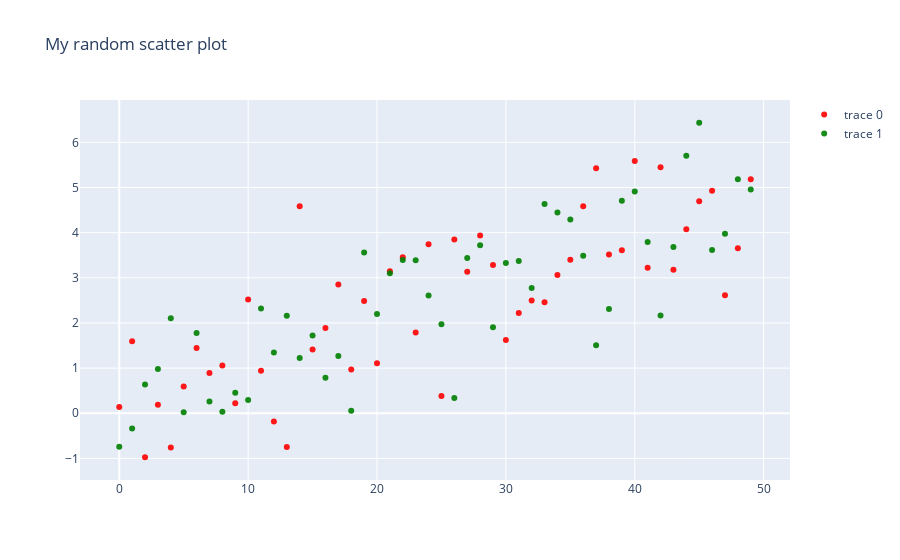

Here is the notebook cell this chart was saved with:
### Code cell
# plot with add_trace(go.Scatter)

fig = go.Figure()
fig.add_trace(go.Scatter(x=x, y=y1, mode='markers', opacity=0.9, line=dict(color="red")))
fig.add_trace(go.Scatter(x=x, y=y2, mode='markers', opacity=0.9, line=dict(color="green")))
fig.layout.title = 'My random scatter plot'

fig.show()

### Figure 1 — Plotly figure (JSON) as saved in the notebook; plotly's stock layout.template omitted (floating-point values rounded to 4 significant figures)
{"data": [{"line": {"color": "red"}, "mode": "markers", "opacity": 0.9, "type": "scatter", "x": [0, 1, 2, 3, 4, 5, 6, 7, 8, 9, 10, 11, 12, 13, 14, 15, 16, 17, 18, 19, 20, 21, 22, 23, 24, 25, 26, 27, 28, 29, 30, 31, 32, 33, 34, 35, 36, 37, 38, 39, 40, 41, 42, 43, 44, 45, 46, 47, 48, 49], "y": [0.1401, 1.592, -0.9746, 0.1865, -0.7613, 0.5914, 1.446, 0.8928, 1.06, 0.2229, 2.518, 0.9389, -0.181, -0.7476, 4.586, 1.414, 1.888, 2.849, 0.9713, 2.484, 1.109, 3.143, 3.454, 1.791, 3.745, 0.3845, 3.849, 3.132, 3.939, 3.282, 1.624, 2.219, 2.496, 2.458, 3.065, 3.402, 4.585, 5.429, 3.517, 3.609, 5.586, 3.224, 5.451, 3.178, 4.075, 4.698, 4.926, 2.616, 3.653, 5.181]}, {"line": {"color": "green"}, "mode": "markers", "opacity": 0.9, "type": "scatter", "x": [0, 1, 2, 3, 4, 5, 6, 7, 8, 9, 10, 11, 12, 13, 14, 15, 16, 17, 18, 19, 20, 21, 22, 23, 24, 25, 26, 27, 28, 29, 30, 31, 32, 33, 34, 35, 36, 37, 38, 39, 40, 41, 42, 43, 44, 45, 46, 47, 48, 49], "y": [-0.7422, -0.3384, 0.6372, 0.9792, 2.103, 0.02014, 1.775, 0.2611, 0.03296, 0.4566, 0.2915, 2.322, 1.345, 2.158, 1.222, 1.72, 0.785, 1.266, 0.05679, 3.561, 2.196, 3.098, 3.393, 3.388, 2.608, 1.969, 0.3394, 3.439, 3.719, 1.907, 3.328, 3.373, 2.776, 4.633, 4.446, 4.29, 3.491, 1.506, 2.309, 4.708, 4.911, 3.791, 2.163, 3.681, 5.702, 6.434, 3.614, 3.975, 5.183, 4.954]}], "layout": {"title": {"text": "My random scatter plot"}}}
